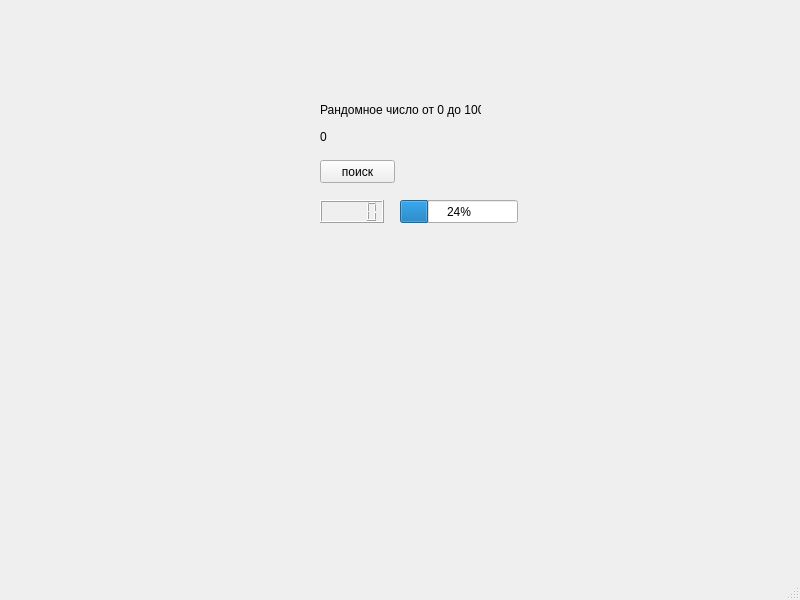
<?xml version="1.0" encoding="UTF-8"?>
<ui version="4.0">
 <class>MainWindow</class>
 <widget class="QMainWindow" name="MainWindow">
  <property name="geometry">
   <rect>
    <x>0</x>
    <y>0</y>
    <width>800</width>
    <height>600</height>
   </rect>
  </property>
  <property name="windowTitle">
   <string>MainWindow</string>
  </property>
  <widget class="QWidget" name="centralwidget">
   <widget class="QLabel" name="label_2">
    <property name="geometry">
     <rect>
      <x>320</x>
      <y>130</y>
      <width>47</width>
      <height>14</height>
     </rect>
    </property>
    <property name="text">
     <string>0</string>
    </property>
   </widget>
   <widget class="QLCDNumber" name="lcdNumber">
    <property name="geometry">
     <rect>
      <x>320</x>
      <y>200</y>
      <width>64</width>
      <height>23</height>
     </rect>
    </property>
   </widget>
   <widget class="QProgressBar" name="progressBar">
    <property name="geometry">
     <rect>
      <x>400</x>
      <y>200</y>
      <width>118</width>
      <height>23</height>
     </rect>
    </property>
    <property name="value">
     <number>24</number>
    </property>
   </widget>
   <widget class="QPushButton" name="pushButton_1">
    <property name="geometry">
     <rect>
      <x>320</x>
      <y>160</y>
      <width>75</width>
      <height>23</height>
     </rect>
    </property>
    <property name="text">
     <string>поиск</string>
    </property>
   </widget>
   <widget class="QLabel" name="label">
    <property name="geometry">
     <rect>
      <x>320</x>
      <y>100</y>
      <width>161</width>
      <height>20</height>
     </rect>
    </property>
    <property name="text">
     <string>Рандомное число от 0 до 100</string>
    </property>
   </widget>
  </widget>
  <widget class="QMenuBar" name="menubar">
   <property name="geometry">
    <rect>
     <x>0</x>
     <y>0</y>
     <width>800</width>
     <height>22</height>
    </rect>
   </property>
  </widget>
  <widget class="QStatusBar" name="statusbar"/>
 </widget>
 <resources/>
 <connections/>
</ui>
